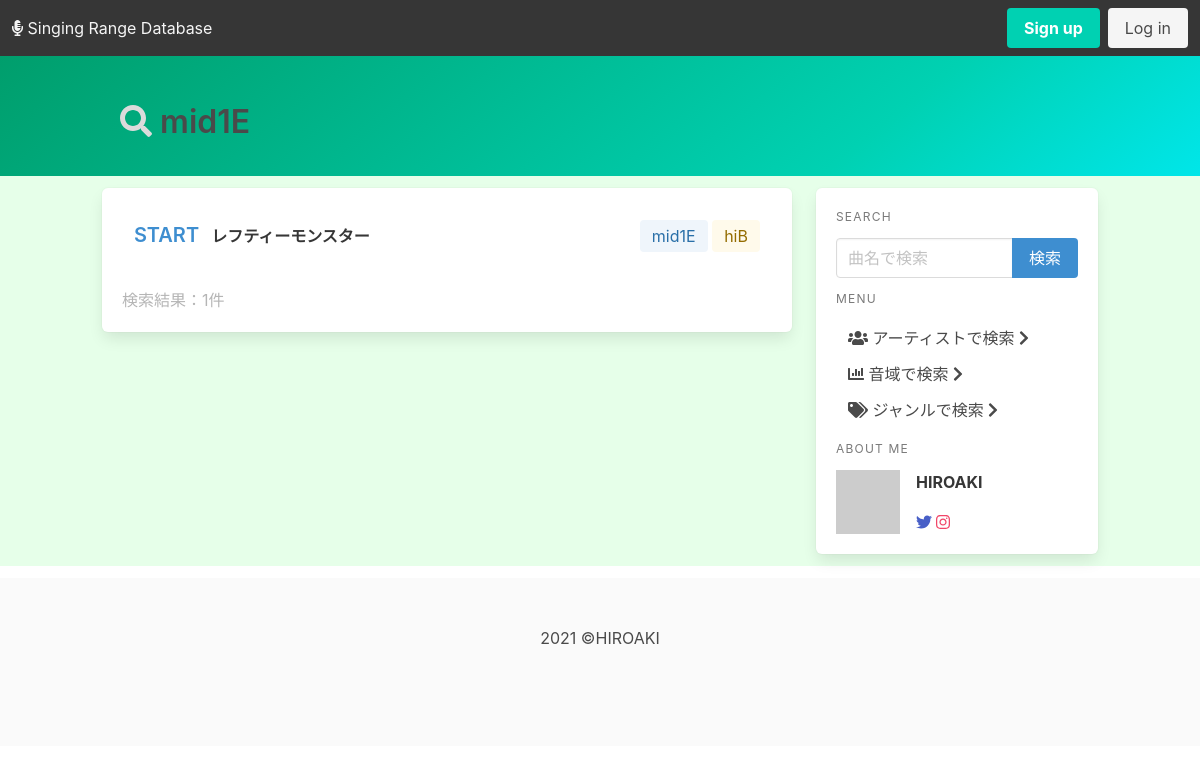
/ranges/search-result/range-M1E, run on an earlier commit of the app's database.
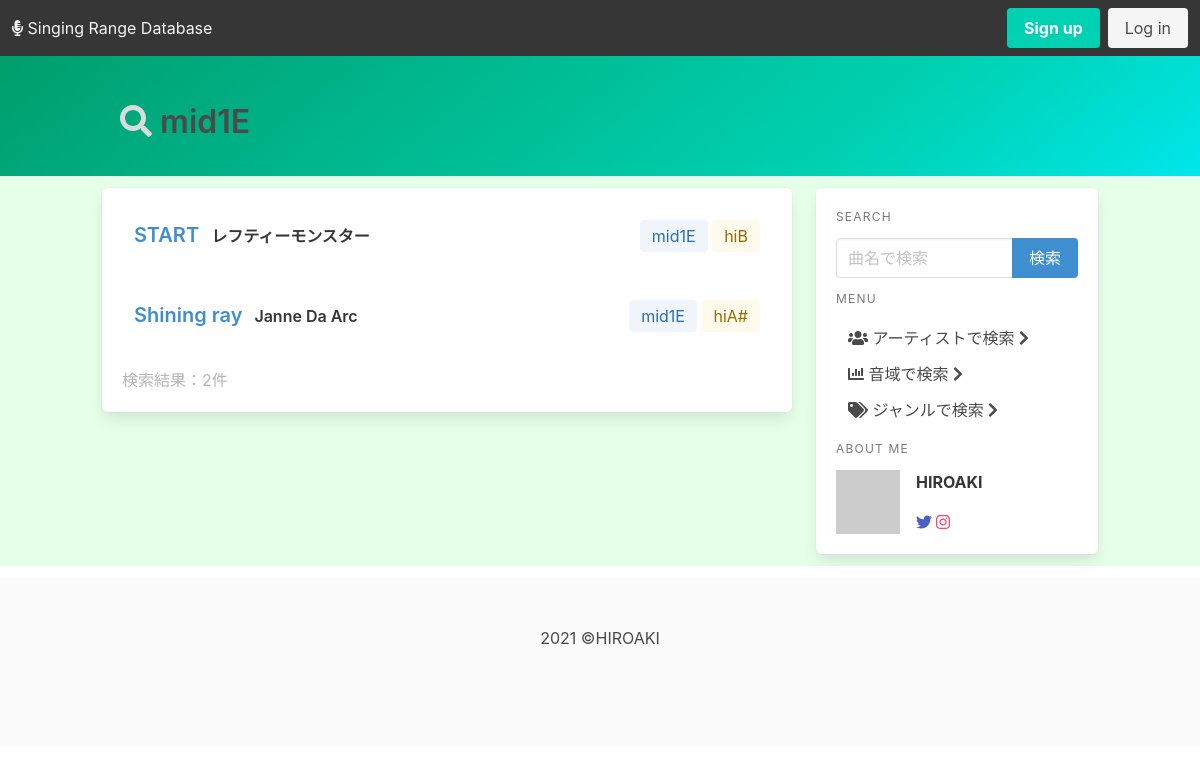
And on a later commit of the database.
### ranges/models.py (models this page shows, shortened)
class Range(models.Model):
    song = models.ForeignKey(
        Song, on_delete=models.CASCADE, to_field="song_id", related_name="song")
    artist = models.ForeignKey(
        Artist, on_delete=models.CASCADE, to_field="artist_id", related_name="artist")
    performer = models.ManyToManyField(Artist, related_name="performer_name")
    lowest_note = models.ForeignKey(
        Note, on_delete=models.CASCADE, to_field="note_id", related_name="low_note")
    highest_note = models.ForeignKey(
        Note, on_delete=models.CASCADE, to_field="note_id", related_name="high_note")
    fake_note = models.ForeignKey(
        Note, on_delete=models.CASCADE, to_field="note_id", related_name="fake_note", null=True, blank=True)
    genre = models.ForeignKey(Genre, on_delete=models.CASCADE)
    release_date = models.DateTimeField('date released', null=True, blank=True)
    pub_date = models.DateTimeField(default=timezone.now())
    latest_update = models.DateTimeField('date update lately', auto_now=True)
    class Meta:
        unique_together = ['song', 'artist']

class Song(models.Model):
    class Meta:
        ordering = ('song_name',)
    song_id = models.AutoField(primary_key=True)
    song_name = models.CharField("Tilte", max_length=100)
    composer = models.ManyToManyField(Artist, related_name="composer_name")
    lyricist = models.ManyToManyField(Artist, related_name="lyricist_name")
    arranger = models.ManyToManyField(
        Artist, related_name="arranger_name", null=True, blank=True)
    def get_composer(self):
        return "\n".join([a.artist_name for a in self.composer.all()])
    def get_lyricist(self):
        return "\n".join([a.artist_name for a in self.lyricist.all()])
    def get_arranger(self):
        return "\n".join([a.artist_name for a in self.arranger.all()])
    get_composer.short_description = 'Composer'
    get_lyricist.short_description = 'Lyricist'
    get_arranger.short_description = 'Arranger'

class Artist(models.Model):
    artist_id = models.CharField(max_length=10, primary_key=True)
    artist_name = models.CharField("Artist's name", max_length=50)
    class Meta:
        ordering = ('artist_name', )

class Note(models.Model):
    note_id = models.CharField(max_length=5, primary_key=True)
    note_name = models.CharField(max_length=50)
    def __str__(self):
        return self.note_name

### ranges/views.py (the view)
# urls.py: path('search-result/range-<slug:note_pk>', views.result_range, name='result_range'),
def result_range(request, note_pk):
    high_ranges = Range.objects.filter(highest_note=note_pk)
    low_ranges = Range.objects.filter(lowest_note=note_pk)
    if not high_ranges and not low_ranges:
        context=queryError('range_note_error')
    else:
        context = {
            'high_ranges': high_ranges,
            'low_ranges': low_ranges,
            'input_name': get_object_or_404(Note, pk=note_pk).note_name,
            'h_num': Range.objects.filter(highest_note=note_pk).count(),
            'l_num': Range.objects.filter(lowest_note=note_pk).count(),
        }
    return render(request, 'ranges/result.html', context)

### ranges/templatetags/note_control.py (called while the page is built)
@register.filter
def color(pk):
    if pk.startswith('H4'):
        return 'is-danger'
    elif pk.startswith('H3'):
        return 'is-danger is-light'
    elif pk.startswith('H2'):
        return 'is-danger is-light'
    elif pk.startswith('H1'):
        return 'is-warning is-light'
    elif pk.startswith('M2'):
        return 'is-success is-light'
    elif pk.startswith('M1'):
        return 'is-info is-light'
    elif pk.startswith('L1'):
        return 'is-link is-light'
    elif pk.startswith('L2'):
        return 'is-link'
    elif pk.startswith('L3'):
        return 'is-link is-dark'
    elif pk.startswith('L4'):
        return 'is-link is-black'
    else:
        return 'is-light'

### ranges/templates/ranges/result.html (shortened to what this page needs)
{% extends './base.html' %}
{% load note_control %}
{% block page_name %}
<i class="fas fa-search has-text-grey-lighter"></i><span class="has-text-grey-dark"> {{input_name}}</span>
{% endblock page_name %}
{% block content %}
<div class="box">
    {% if range_error or song_error or range_note_error %}
    <div class="columns">
        {% if range_error %}
        <div class="column subtitle">
            <i class="fas fa-chevron-right"></i>{{input_name}}
            <a href="#" class="has-text-danger">を音域データベースに登録しませんか？</a>
        </div>
        {% elif song_error %}
        <div class="column subtitle">
            <i class="fas fa-chevron-right"></i>{{input_name}}
            <a href="#" class="has-text-danger">を曲データベースに登録しませんか？</a>
        </div>
        {% endif %}
    </div>
    <div class="content has-text-grey-light">
        検索結果：0件
    </div>
    {% elif high_ranges or low_ranges %}
    {% if high_ranges %}
    {% for result in high_ranges %}
    <div class="columns level is-gapless">
        <div class="level-left">
            <div class="column">
                <a href="{% url 'ranges:detail' result.artist.pk result.song.pk %}"
                    class="title is-5 has-text-info">{{result.song.song_name}}</a>
            </div>
            <div class="columns is-mobile">
                <div class="column">
                    <a href="#" class="title is-6">{{ result.artist.artist_name }}</a></div>
            </div>
        </div>
        <div class="level-right">
            <div class="column tags are-medium">
                <a href="{% url 'ranges:result_range' result.lowest_note.pk %}">
                    <div class="tag {{ result.lowest_note.pk | color }}">
                        {{ result.lowest_note }}
                    </div>
                </a>
                <a href="{% url 'ranges:result_range' result.highest_note.pk %}">
                    <div class="tag {{ result.highest_note.pk | color }}">
                        {{ result.highest_note }}
                    </div>
                </a>
            </div>
        </div>
    </div>
    {% endfor %}
    {% elif low_ranges %}
    {% for result in low_ranges %}
    <div class="columns level is-gapless">
        <div class="level-left">
            <div class="column">
                <a href="{% url 'ranges:detail' result.artist.pk result.song.pk %}"
                    class="title is-5 has-text-info">{{result.song.song_name}}</a>
            </div>
            <div class="columns is-mobile">
                <div class="column">
                    <a href="#" class="title is-6">{{ result.artist.artist_name }}</a></div>
            </div>
        </div>
        <div class="level-right">
            <div class="column tags are-medium">
                <a href="{% url 'ranges:result_range' result.lowest_note.pk %}">
                    <div class="tag {{ result.lowest_note.pk | color }}">
                        {{ result.lowest_note }}
                    </div>
                </a>
                <a href="{% url 'ranges:result_range' result.highest_note.pk %}">
                    <div class="tag {{ result.highest_note.pk | color }}">
                        {{ result.highest_note }}
                    </div>
                </a>
            </div>
        </div>
    </div>
    {% endfor %}
    {% endif %}
    <div class="content has-text-grey-light">
        検索結果：{{h_num|add:l_num}}件
    </div>
    {% endif %}
</div>
{% endblock content %}

What changed in the data, as far as the page shows it:
added Range: song.song_name "Shining ray", artist.artist_name "Janne Da Arc", lowest_note "mid1E", highest_note "hiA#"
Also different on the page:
{{ h_num|add:l_num }}: "1" → "2"
